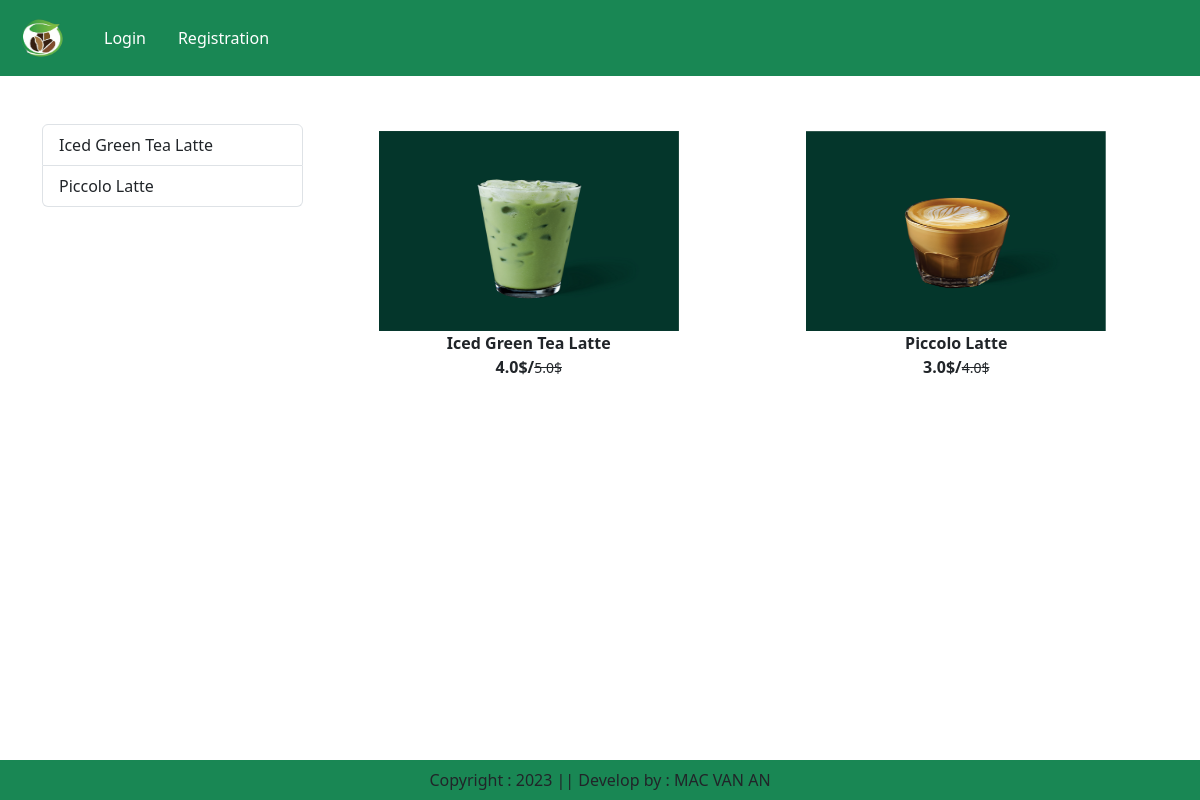
Screenshot of /category/La with the database file from the repository.
### app/models.py (models this page shows, shortened)
class Product(models.Model):
    title = models.CharField(max_length=100)
    selling_price = models.FloatField()
    discounted_price = models.FloatField()
    description = models.TextField()
    composition = models.TextField(default='')
    prodapp = models.TextField(default='')
    category = models.CharField(choices=CATEGORY_CHOICES, max_length=3)
    product_image = models.ImageField(upload_to='product')

### app/views.py (the view)
# urls.py: path("category/<slug:val>", views.CategoryView.as_view(),name="category"),
class CategoryView(View):
    def get(self,request,val):
        product = Product.objects.filter(category=val)
        title = Product.objects.filter(category=val).values('title')
        return render(request,"app/category.html",locals())

### app/templates/app/category.html (shortened to what this page needs)
{% extends 'app/base.html' %}
{% load static %}
{% block main-content %}
    <div class="container my-5">
        <div class="row">
            <div class="col-sm-3">
                <div class="list-group">
                {% for val in title %}
                   <a href="{% url 'category-title' val.title %}" class="list-group-item list-group-action" aria-current="true">{{val.title}}</a>
                {% endfor %}
                </div>
            </div>
            <div class="col-sm-9">
                <div class="row">
                {% for prod in product %}
                    <div class="col text-center mb-4">
                        <a href="{% url 'product-detail' prod.id %}" class="btn">
                            <div>
                                <img src="{{prod.product_image.url}}" width="300px" height="200px" />
                                <div class="fw-bold">{{prod.title}}</div>
                                <div class="fw-bold" text-danger">
                                    {{prod.discounted_price}}$/<small class="fw-light text-decoration-line-through">{{prod.selling_price}}$</small>
                                </div>
                            </div>
                        </a>
                    </div>
                {% endfor %}
                </div>
            </div>
        </div>
    </div>
{% endblock main-content %}

### rows the page displays
Product: product_image (picture), title "Iced Green Tea Latte", discounted_price "4.0", selling_price "5.0"
Product: product_image (picture), title "Piccolo Latte", discounted_price "3.0", selling_price "4.0"

### other values shown
{{ val.title }} "Iced Green Tea Latte" "Piccolo Latte"
